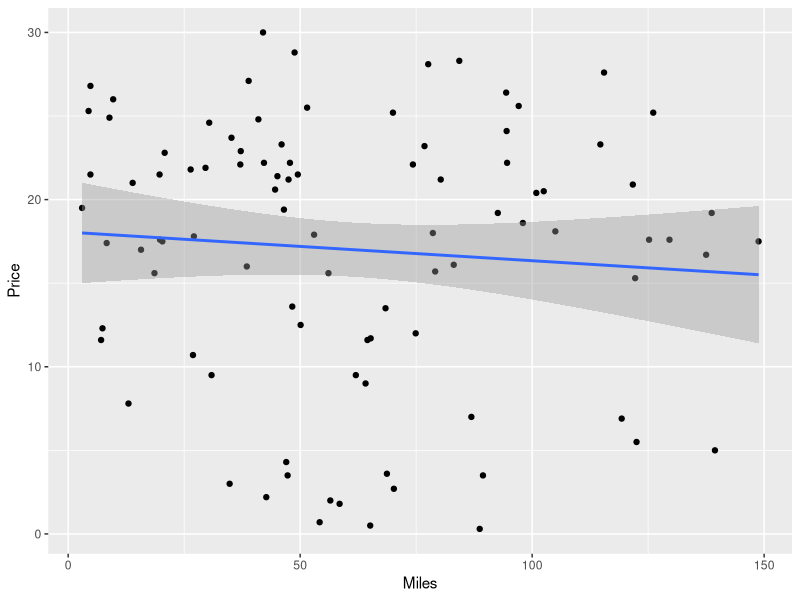
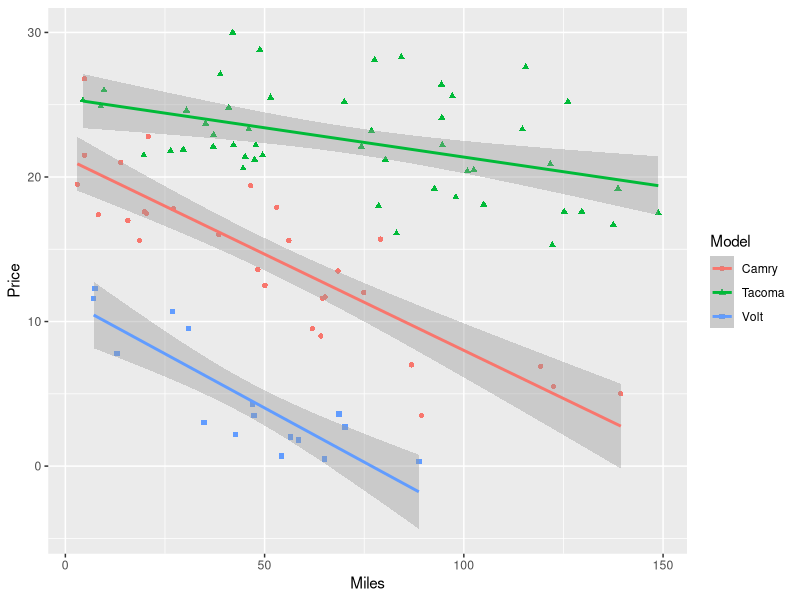

Write the R code that produced these figures, in order.
## ---- chunk 1
knitr::opts_chunk$set(echo = TRUE)
## ---- chunk 2
#CAUTION: This removes all objects from Environment
rm(list = ls())

#Add libraries as needed
library(tidyverse)

#Read in dataset
L4_vehicles <- read.csv("L04_Vehicles_m.csv", header=FALSE)
## ---- chunk 3
Vehicles <-
  L4_vehicles %>%
  rename(Price = V1, Miles = V2, Manufacturer = V3, Model = V4) %>%
  na.omit()
## ---- chunk 4
ggplot(data = Vehicles, mapping = aes(x = Miles, y = Price)) +
  geom_point() +
  geom_smooth(method = lm, se = T)

#Find correlation between miles and price
Vehicles %>%
  summarize(Correlation = cor(y = Price, x = Miles))
## ---- chunk 5
ggplot(data = Vehicles, 
       mapping = aes(x = Miles, y = Price, color = Model, shape = Model)) +
  geom_point() + 
  geom_smooth(method = "lm")

Vehicles %>%
  group_by(Model) %>%
  summarize(Correlation = cor(x = Miles, y = Price))
## ---- chunk 6
Camrys <-
  Vehicles %>%
  filter(Model == "Camry")
  
## ---- chunk 7
#Build the regression model
reg_res <- lm(Price ~ Miles, data = Camrys) 

#Display a summary of the model
summary(reg_res)
